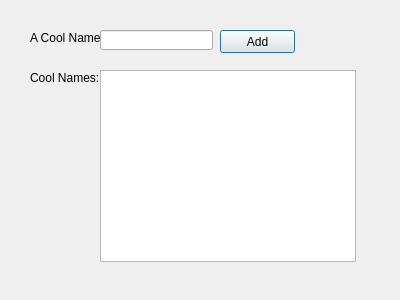
<?xml version="1.0" encoding="UTF-8"?>
<ui version="4.0">
 <class>Dialog</class>
 <widget class="QDialog" name="Dialog">
  <property name="geometry">
   <rect>
    <x>0</x>
    <y>0</y>
    <width>400</width>
    <height>300</height>
   </rect>
  </property>
  <property name="windowTitle">
   <string>Dialog</string>
  </property>
  <widget class="QLabel" name="label">
   <property name="geometry">
    <rect>
     <x>30</x>
     <y>30</y>
     <width>81</width>
     <height>16</height>
    </rect>
   </property>
   <property name="text">
    <string>A Cool Name:</string>
   </property>
  </widget>
  <widget class="QLineEdit" name="lineEditName">
   <property name="geometry">
    <rect>
     <x>100</x>
     <y>30</y>
     <width>113</width>
     <height>20</height>
    </rect>
   </property>
  </widget>
  <widget class="QPushButton" name="pushButtonAdd">
   <property name="geometry">
    <rect>
     <x>220</x>
     <y>30</y>
     <width>75</width>
     <height>23</height>
    </rect>
   </property>
   <property name="text">
    <string>Add</string>
   </property>
  </widget>
  <widget class="QLabel" name="label_2">
   <property name="geometry">
    <rect>
     <x>30</x>
     <y>70</y>
     <width>71</width>
     <height>16</height>
    </rect>
   </property>
   <property name="text">
    <string>Cool Names:</string>
   </property>
  </widget>
  <widget class="QListWidget" name="listWidgetNames">
   <property name="geometry">
    <rect>
     <x>100</x>
     <y>70</y>
     <width>256</width>
     <height>192</height>
    </rect>
   </property>
  </widget>
 </widget>
 <resources/>
 <connections/>
</ui>
